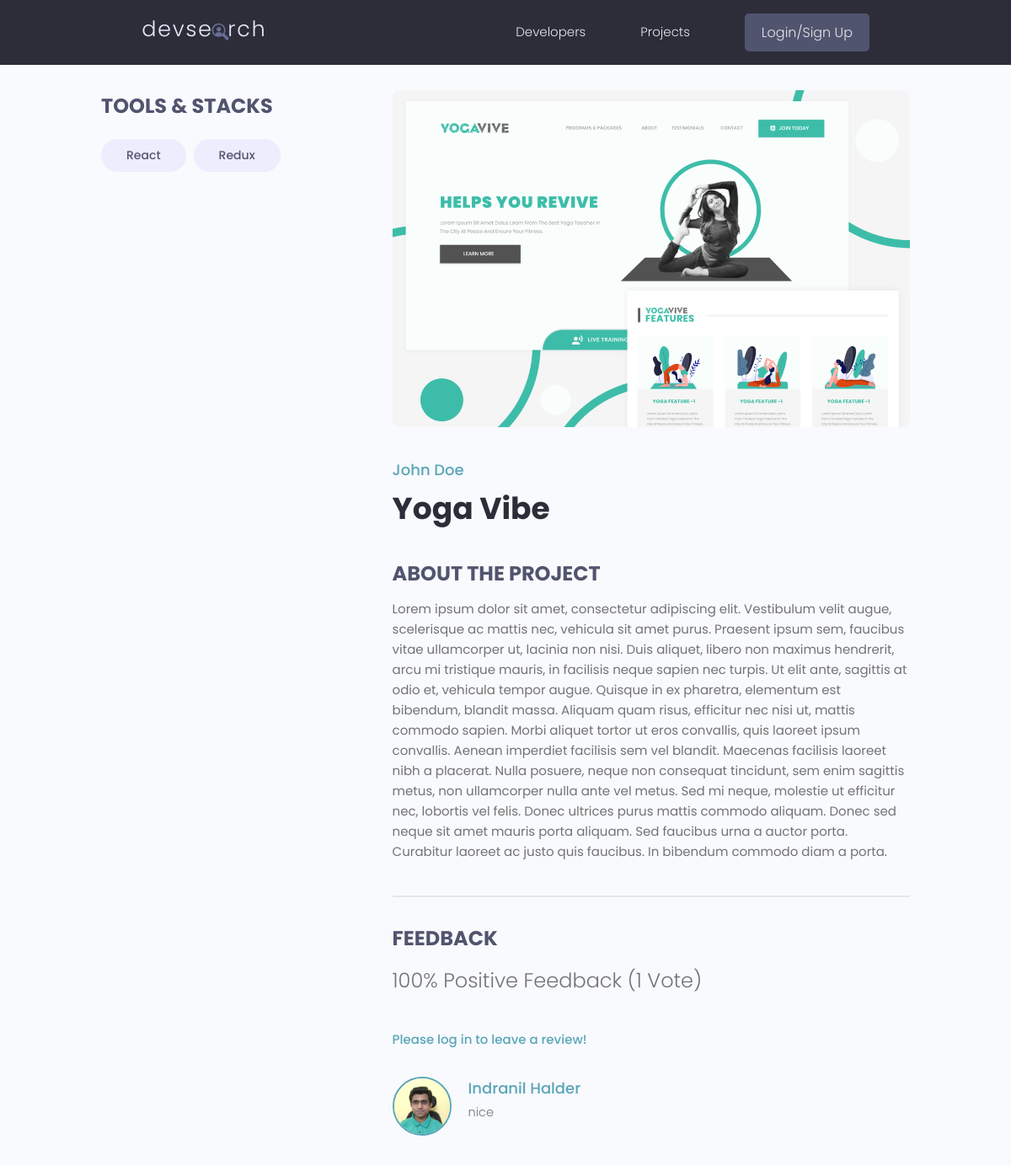
The page /projects/project/5ea68665-ee8f-4463-b57d-1fcc58bb016f on the database its author committed.
### projects/models.py (models this page shows, shortened)
class Tag(models.Model):
    name = models.CharField(max_length=200)
    created = models.DateTimeField(auto_now_add=True)
    id = models.UUIDField(default=uuid.uuid4, unique=True,
                          primary_key=True, editable=False)
    def __str__(self):
        return self.name

class Project(models.Model):
    owner = models.ForeignKey(
        Profile, null=True, blank=True, on_delete=models.SET_NULL)
    title = models.CharField(max_length=200)
    description = models.TextField(null=True, blank=True)
    featured_image = models.ImageField(
        null=True, blank=True, default='default.jpg')
    demo_link = models.CharField(max_length=2000, null=True, blank=True)
    source_link = models.CharField(max_length=2000, null=True, blank=True)
    tags = models.ManyToManyField('Tag', blank=True)
    vote_total = models.IntegerField(default=0, null=True, blank=True)
    vote_ratio = models.IntegerField(default=0, null=True, blank=True)
    created = models.DateTimeField(auto_now_add=True)
    id = models.UUIDField(default=uuid.uuid4, unique=True,
                          primary_key=True, editable=False)
    class Meta:
        ordering = ['-vote_ratio', '-vote_total', 'title']
    @property
    def reviewers(self):
        queryset = self.review_set.all().values_list('owner__id', flat=True)
        return queryset

class Review(models.Model):
    VOTE_TYPE = (
        ("up", "Up Vote"),
        ("down", "Down Vote"),
    )
    owner = models.ForeignKey(Profile, on_delete=models.CASCADE, null=True)
    project = models.ForeignKey(Project, on_delete=models.CASCADE)
    body = models.TextField(null=True, blank=True)
    value = models.CharField(max_length=200, choices=VOTE_TYPE)
    created = models.DateTimeField(auto_now_add=True)
    id = models.UUIDField(default=uuid.uuid4, unique=True,
                          primary_key=True, editable=False)
    class Meta:
        unique_together = [['owner', 'project']]

### users/models.py (models this page shows, shortened)
class Profile(models.Model):
    user = models.OneToOneField(
        User, on_delete=models.CASCADE, null=True, blank=True)
    name = models.CharField(max_length=200, blank=True, null=True)
    email = models.EmailField(max_length=500, blank=True, null=True)
    username = models.CharField(max_length=200, blank=True, null=True)
    location = models.CharField(max_length=200, blank=True, null=True)
    short_intro = models.CharField(max_length=200, blank=True, null=True)
    bio = models.TextField(blank=True, null=True)
    profile_image = models.ImageField(
        null=True, blank=True, upload_to='profiles/', default='profiles/user-default.png')
    social_github = models.CharField(max_length=200, blank=True, null=True)
    social_twitter = models.CharField(max_length=200, blank=True, null=True)
    social_linkedin = models.CharField(max_length=200, blank=True, null=True)
    social_youtube = models.CharField(max_length=200, blank=True, null=True)
    social_website = models.CharField(max_length=200, blank=True, null=True)
    created = models.DateTimeField(auto_now_add=True)
    id = models.UUIDField(default=uuid.uuid4, unique=True,
                          primary_key=True, editable=False)

### projects/views.py (the view, shortened to what this page needs)
# urls.py: path('project/<str:pk>', views.project, name='project'),
def project(request, pk):
    projectObj = Project.objects.get(id=pk)
    form = ReviewForm()
    return render(request, 'projects/single-project.html', {'project': projectObj, 'form': form})

### projects/templates/projects/single-project.html (shortened to what this page needs)
{% extends 'main.html' %} {% block content %}
<main class="singleProject my-md">
  <div class="container">
    <div class="layout">
      <div class="column column--1of3">
        <h3 class="singleProject__subtitle">Tools & Stacks</h3>
        <div class="singleProject__toolStack">
          {% for tag in project.tags.all %}
          <span class="tag tag--pill tag--sub tag--lg">
            <small>{{ tag }}</small>
          </span>
          {% endfor %}
        </div>
      </div>
      <div class="column column--2of3">
        <img class="singleProject__preview" src="{{ project.featured_image.url }}" alt="{{project.title}}" />
        <a href="profile.html" class="singleProject__developer">{{ project.owner.name }}</a>
        <h2 class="singleProject__title">{{project.title}}</h2>
        <h3 class="singleProject__subtitle">About the Project</h3>
        <div class="singleProject__info">
          {{ project.description }}
        </div>
        <div class="comments">
          <h3 class="singleProject__subtitle">Feedback</h3>
          <h5 class="project--rating">
            {{ project.vote_ratio }}% Positive Feedback ({{ project.vote_total }} Vote{{ project.vote_total|pluralize:"s" }})
          </h5>
          {% if request.user.profile.id in project.reviewers %}
            <p>You have already submitted your review for this project!</p>
          {% elif request.user.profile == project.owner %}
            <p>You can not review your own work!</p>
          {% else %}
            <a href="{% url 'login' %}?next={{request.path}}">Please log in to leave a review!</a>
          {% endif %}
          <div class="commentList">
            {% for review in project.review_set.all %}
                {% if review.body %}
                  <div class="comment">
                    <a href="{% url 'user-profile' review.owner.id %}" >
                      <img class="avatar avatar--md"
                        src="{{ review.owner.profile_image.url }}" alt="user" />
                    </a>
                    <div class="comment__details">
                      <a href="{% url 'user-profile' review.owner.id %}" class="comment__author">{{ review.owner.name }}</a>
                      <p class="comment__info">{{ review.body|linebreaksbr }}</p>
                    </div>
                  </div>
                {% endif %}
            {% endfor %}
          </div>
        </div>
      </div>
    </div>
  </div>
</main>
{% endblock content %}

### static/styles/app.css (style rules this page uses)
:root { --color-sub: #2d2d39; }
img { width: 100%; }
.singleProject .column--1of3 { order: 2; }
@media screen and (min-width: 1081px) { .singleProject .column--1of3 { order: 1; } }
@media screen and (min-width: 1081px) { .singleProject .column--2of3 { order: 2; } }
.singleProject__toolStack { margin-top: 2rem; margin-bottom: 4rem; }
.singleProject__preview { height: 50vh; object-fit: cover; object-position: top center; margin-bottom: 3rem; border-radius: 0.7rem; }
.singleProject__developer { font-size: 1.8rem; font-weight: 500; }
.singleProject__title { font-size: 3.6rem; font-weight: 700; color: var(--color-sub); margin-bottom: 3rem; }
.project--rating { margin-bottom: 1.6em; margin-top: 0.5em; }
.singleProject__subtitle { text-transform: uppercase; font-size: 2.4rem; font-weight: 700; color: var(--color-sub-light); margin-bottom: 1rem; }
.comments { margin-top: 4rem; padding-top: 3rem; border-top: 2px solid var(--color-light); }
.commentList { margin: 3rem 0; }
.comment { display: flex; gap: 2rem; }
.comment__author { font-size: 1.8rem; }
.comment__info { font-size: 1.45rem; }

### static/uikit/styles/modules/_variables.css (style rules this page uses)
:root { --color-main: #5aa5b9; --color-main-light: #e6faff; --color-sub: #3f4156; --color-sub-light: #51546e; --color-sub-lighter: #ededfd; --color-text: #737373; --color-gray: #8b8b8b; --color-light: #e5e7eb; --color-light-gray: #767676; --color-bg: #f8fafd; --color-white: #fffefd; --color-white-light: #f3f3f3; --color-success: #359e64; --color-success-bg: #def8e8; --color-error: #fc4b0b; --color-error-bg: #fff2ee; --font-base: 'Poppins', arial, helvetica, 'Segoe UI', roboto, ubuntu, sans-serif; --font-monospace: 'Fira Code', 'Courier New', courier, monospace; --font-regular: 300; --font-medium: 500; --font-bold: 700; --generic-shadow: 1px 1px 5px #00000010; --generic-transition: all 0.3s ease-in-out; }

### static/uikit/styles/modules/_base.css (style rules this page uses)
* { margin: 0; padding: 0; box-sizing: border-box; text-rendering: optimizeLegibility; color: inherit; font-size: inherit; }
html { font-size: 50%; }
@media only screen and (min-width: 480px) { html { font-size: 56.25%; } }
@media only screen and (min-width: 1200px) { html { font-size: 62.5%; } }
body { line-height: 1.6; font-weight: 400; font-size: 1.5rem; color: var(--color-text); background-color: var(--color-bg); min-height: 100vh; }

### static/uikit/styles/modules/_typography.css (style rules this page uses)
* { font-family: var(--font-base); }
h2 { font-size: 3.6rem; font-weight: var(--font-bold); }
h3 { font-size: 3.2rem; font-weight: var(--font-medium); }
h5 { font-size: 2.4rem; font-weight: var(--font-medium); }
h5, h6 { font-weight: var(--font-regular); }
p, span, strong { font-size: 1.6rem; color: var(--color-text); font-weight: var(--font-regular); }
a { padding-bottom: 2px; text-decoration: none; display: inline-block; color: var(--color-main); font-weight: var(--font-medium); }

### static/uikit/styles/modules/_utilities.css (style rules this page uses)
.container { width: 92%; max-width: 165rem; margin: 0 auto; box-sizing: border-box; }
@media screen and (min-width: 1000px) { .container { width: 90%; } }
@media screen and (min-width: 1200px) { .container { width: 80%; } }
.my-md { margin: 3rem auto; }

### static/uikit/styles/modules/_avatar.css (style rules this page uses)
.avatar { border-radius: 50%; border: 2px solid var(--color-main); object-fit: cover; }
.avatar--md { height: 7rem; width: 7rem; }

### static/uikit/styles/modules/_tag.css (style rules this page uses)
.tag { display: inline-flex; align-items: center; background-color: var(--color-sub); height: -webkit-fit-content; height: -moz-fit-content; height: fit-content; width: -webkit-fit-content; width: -moz-fit-content; width: fit-content; border-radius: 0.5rem; padding: 0.5rem 1.5rem; font-size: 1.2rem; cursor: pointer; }
.tag:not(:last-child) { margin-right: 0.25rem; margin-bottom: 0.75rem; }
.tag > small { color: var(--color-white); }
.tag--pill { border-radius: 5rem; }
.tag--sub, .tag--sub > small { background: var(--color-sub-lighter); color: var(--color-sub-light); font-weight: 500; }
.tag--lg { padding: 0.8rem 3rem; font-size: 1.4rem; }
.tag--lg:not(:last-child) { margin-right: 0.5rem; margin-bottom: 1rem; }

### static/uikit/styles/modules/_layout.css (style rules this page uses)
.layout { display: flex; flex-flow: row wrap; justify-content: space-between; }
.layout > .column { margin-bottom: 3rem; }
.layout > .column.column--1of3 { flex-basis: 30%; }
.layout > .column.column--2of3 { flex-basis: 64%; }

### rows shown on the page
Tag: name "React"
Tag: name "Redux"
Project: featured_image (picture), owner.name "John Doe", title "Yoga Vibe", description "Lorem ipsum dolor sit amet, consectetur adipiscing elit. Vestibulum velit augue, scelerisque ac mattis nec, vehicula sit amet purus. Praesent ipsum sem, faucibus vitae ullamcorper ut, lacinia non nisi. Duis aliquet, libero non maximus hendrerit, arcu mi tristique mauris, in facilisis neque sapien nec turpis. Ut elit ante, sagittis at odio et, vehicula tempor augue. Quisque in ex pharetra, elementum est bibendum, blandit massa. Aliquam quam risus, efficitur nec nisi ut, mattis commodo sapien. Morbi aliquet tortor ut eros convallis, quis laoreet ipsum convallis. Aenean imperdiet facilisis sem vel blandit. Maecenas facilisis laoreet nibh a placerat. Nulla posuere, neque non consequat…", vote_ratio "100", vote_total "1"
Review: owner.profile_image (picture), owner.name "Indranil Halder", body "nice"
